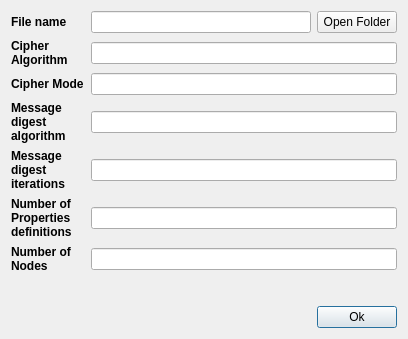
<?xml version="1.0" encoding="UTF-8"?>
<ui version="4.0">
 <class>PropertiesDialog</class>
 <widget class="QDialog" name="PropertiesDialog">
  <property name="geometry">
   <rect>
    <x>0</x>
    <y>0</y>
    <width>408</width>
    <height>339</height>
   </rect>
  </property>
  <property name="sizePolicy">
   <sizepolicy hsizetype="Fixed" vsizetype="Fixed">
    <horstretch>0</horstretch>
    <verstretch>0</verstretch>
   </sizepolicy>
  </property>
  <property name="windowTitle">
   <string>File Properties</string>
  </property>
  <property name="modal">
   <bool>true</bool>
  </property>
  <layout class="QGridLayout" name="gridLayout" columnstretch="1,3,0">
   <item row="2" column="0">
    <widget class="QLabel" name="label_3">
     <property name="font">
      <font>
       <weight>75</weight>
       <bold>true</bold>
      </font>
     </property>
     <property name="text">
      <string>Cipher Mode</string>
     </property>
     <property name="alignment">
      <set>Qt::AlignLeading|Qt::AlignLeft|Qt::AlignVCenter</set>
     </property>
     <property name="wordWrap">
      <bool>true</bool>
     </property>
    </widget>
   </item>
   <item row="2" column="1" colspan="2">
    <widget class="QLineEdit" name="lineEdit_cipher_mode">
     <property name="readOnly">
      <bool>true</bool>
     </property>
    </widget>
   </item>
   <item row="7" column="1" colspan="2">
    <widget class="QLineEdit" name="lineEdit_num_pdef">
     <property name="readOnly">
      <bool>true</bool>
     </property>
    </widget>
   </item>
   <item row="7" column="0">
    <widget class="QLabel" name="label_6">
     <property name="font">
      <font>
       <weight>75</weight>
       <bold>true</bold>
      </font>
     </property>
     <property name="text">
      <string>Number of Properties definitions</string>
     </property>
     <property name="alignment">
      <set>Qt::AlignLeading|Qt::AlignLeft|Qt::AlignVCenter</set>
     </property>
     <property name="wordWrap">
      <bool>true</bool>
     </property>
    </widget>
   </item>
   <item row="0" column="2">
    <widget class="QPushButton" name="pushButton_2">
     <property name="text">
      <string>Open Folder</string>
     </property>
    </widget>
   </item>
   <item row="0" column="1">
    <widget class="QLineEdit" name="lineEdit_filename">
     <property name="readOnly">
      <bool>true</bool>
     </property>
    </widget>
   </item>
   <item row="1" column="0">
    <widget class="QLabel" name="label_2">
     <property name="font">
      <font>
       <weight>75</weight>
       <bold>true</bold>
      </font>
     </property>
     <property name="text">
      <string>Cipher Algorithm</string>
     </property>
     <property name="alignment">
      <set>Qt::AlignLeading|Qt::AlignLeft|Qt::AlignVCenter</set>
     </property>
     <property name="wordWrap">
      <bool>true</bool>
     </property>
    </widget>
   </item>
   <item row="8" column="0">
    <widget class="QLabel" name="label_5">
     <property name="font">
      <font>
       <weight>75</weight>
       <bold>true</bold>
      </font>
     </property>
     <property name="text">
      <string>Number of Nodes</string>
     </property>
     <property name="alignment">
      <set>Qt::AlignLeading|Qt::AlignLeft|Qt::AlignVCenter</set>
     </property>
     <property name="wordWrap">
      <bool>true</bool>
     </property>
    </widget>
   </item>
   <item row="1" column="1" colspan="2">
    <widget class="QLineEdit" name="lineEdit_cipher">
     <property name="readOnly">
      <bool>true</bool>
     </property>
    </widget>
   </item>
   <item row="8" column="1" colspan="2">
    <widget class="QLineEdit" name="lineEdit_num_nodes">
     <property name="readOnly">
      <bool>true</bool>
     </property>
    </widget>
   </item>
   <item row="3" column="1" colspan="2">
    <widget class="QLineEdit" name="lineEdit_md">
     <property name="readOnly">
      <bool>true</bool>
     </property>
    </widget>
   </item>
   <item row="0" column="0">
    <widget class="QLabel" name="label">
     <property name="font">
      <font>
       <weight>75</weight>
       <bold>true</bold>
      </font>
     </property>
     <property name="text">
      <string>File name</string>
     </property>
     <property name="alignment">
      <set>Qt::AlignLeading|Qt::AlignLeft|Qt::AlignVCenter</set>
     </property>
     <property name="wordWrap">
      <bool>true</bool>
     </property>
    </widget>
   </item>
   <item row="12" column="1" colspan="2">
    <layout class="QHBoxLayout" name="horizontalLayout_2">
     <item>
      <spacer name="horizontalSpacer">
       <property name="orientation">
        <enum>Qt::Horizontal</enum>
       </property>
       <property name="sizeHint" stdset="0">
        <size>
         <width>40</width>
         <height>20</height>
        </size>
       </property>
      </spacer>
     </item>
     <item>
      <widget class="QPushButton" name="pushButton">
       <property name="text">
        <string>Ok</string>
       </property>
       <property name="default">
        <bool>true</bool>
       </property>
      </widget>
     </item>
    </layout>
   </item>
   <item row="3" column="0">
    <widget class="QLabel" name="label_4">
     <property name="font">
      <font>
       <weight>75</weight>
       <bold>true</bold>
      </font>
     </property>
     <property name="text">
      <string>Message digest algorithm</string>
     </property>
     <property name="alignment">
      <set>Qt::AlignLeading|Qt::AlignLeft|Qt::AlignVCenter</set>
     </property>
     <property name="wordWrap">
      <bool>true</bool>
     </property>
    </widget>
   </item>
   <item row="11" column="0">
    <spacer name="verticalSpacer">
     <property name="orientation">
      <enum>Qt::Vertical</enum>
     </property>
     <property name="sizeHint" stdset="0">
      <size>
       <width>20</width>
       <height>0</height>
      </size>
     </property>
    </spacer>
   </item>
   <item row="4" column="0">
    <widget class="QLabel" name="label_7">
     <property name="font">
      <font>
       <weight>75</weight>
       <bold>true</bold>
      </font>
     </property>
     <property name="text">
      <string>Message digest iterations</string>
     </property>
     <property name="alignment">
      <set>Qt::AlignLeading|Qt::AlignLeft|Qt::AlignVCenter</set>
     </property>
     <property name="wordWrap">
      <bool>true</bool>
     </property>
    </widget>
   </item>
   <item row="4" column="1" colspan="2">
    <widget class="QLineEdit" name="lineEdit_md_iterations">
     <property name="readOnly">
      <bool>true</bool>
     </property>
    </widget>
   </item>
  </layout>
 </widget>
 <resources/>
 <connections/>
</ui>
